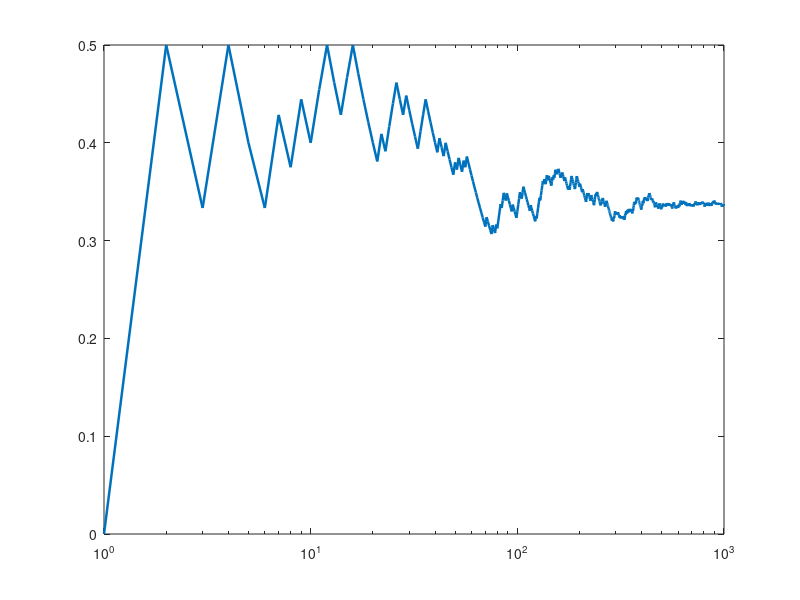

The MATLAB source for this figure: (Note: this script raises an error after producing the figure.)
% SP_CH01 — Level 1: probability as a long-run frequency (teaching version)
% Simulates n days; each day is "late" with probability p. Plots the running fraction of late days.
p = 0.30; n = 1000; rng(7);                 % parameters and seed (change them and watch the curve)
late = rand(1, n) < p;                       % 1 = late, 0 = on time
runfreq = cumsum(late) ./ (1:n);             % fraction of late days after each day
fprintf('after %4d days: %.4f\n', [10 100 1000; runfreq([10 100 1000])]);
semilogx(1:n, runfreq, 'LineWidth', 1.8); hold on; yline(p, '--', 'LineWidth', 2);
xlabel('number of simulated days (log scale)'); ylabel('fraction of late days so far');
title('Probability as a long-run frequency'); legend('running frequency', 'true probability'); grid on
